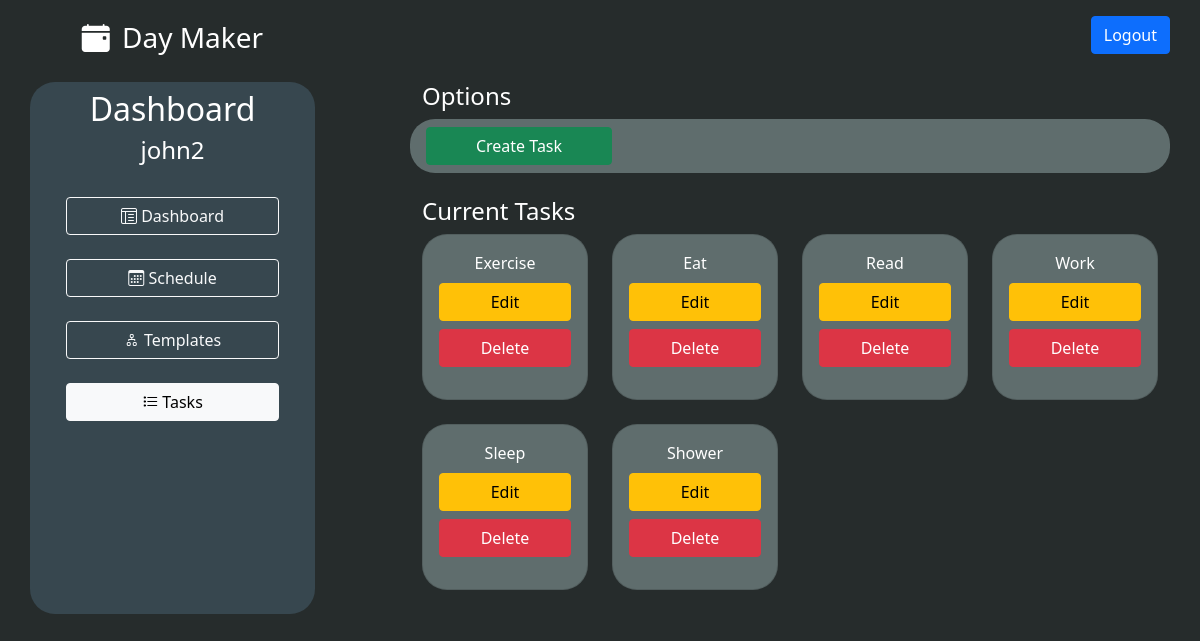
The app's page /tasks (signed in) with its own data.
### models.py (models this page shows, shortened)
class User(UserMixin, db.Model):
    id = db.Column(db.Integer, primary_key = True)
    username = db.Column(db.String(30), unique = True, index = True)
    email = db.Column(db.String(64), index=True, unique=True)
    password = db.Column(db.String(128))
    schedules = db.relationship('Schedule', backref='user', lazy='dynamic', cascade='all, delete, delete-orphan')
    templates = db.relationship('Template', backref='user', lazy='dynamic', cascade='all, delete, delete-orphan')
    tasks = db.relationship('Task', backref='user', lazy='dynamic', cascade='all, delete, delete-orphan')

class Task(db.Model):
    id = db.Column(db.Integer, primary_key = True)
    title = db.Column(db.String(50), index = True)
    user_id = db.Column(db.Integer, db.ForeignKey('user.id'))
    todos = db.relationship('Todo', lazy='dynamic', cascade='all, delete, delete-orphan')

### routes.py (the view)
@app.route('/tasks', methods=['GET', 'POST'])
@login_required
def tasks():
    form = TaskForm()
    EditForm = EditTaskForm()
    if form.validate_on_submit():
      task = Task(title=form.title.data, user_id=current_user.id)
      db.session.add(task)
      db.session.commit()
      flash('Task successfully added')
      return redirect(url_for('tasks'))
    return render_template('view_tasks.html', form=form, EditForm=EditForm)

### routes.py (called while the page is built)
@login_manager.user_loader
def load_user(id):
    return User.query.get(int(id))

### templates/view_tasks.html (shortened to what this page needs)
{% extends 'base.html' %}
{% block content %}
    <div class="container h-100">
      <div class="row justify-content-between mt-4">
        <div class="d-none d-lg-block col-md-3 col-lg-3 text-white day-primary curved">
            <h2 class="mt-2 text-center">Dashboard</h2>
            <h4 class="mt-2 text-center">{{current_user.username}}</h2>
            <div class="row gap-1 justify-content-center">
              <div class="col-10">
                <h4 class="mt-4"><a href="{{ url_for('dashboard')}}" class="btn btn-outline-light w-100"><i class="bi bi-layout-text-window-reverse"></i> Dashboard</a></h4>
                <h4 class="mt-4"><a href="{{ url_for('schedule')}}" class="btn btn-outline-light w-100"><i class="bi bi-calendar3"></i> Schedule</a></h4>
                <h4 class="mt-4"><a href="{{ url_for('templates')}}" class="btn btn-outline-light w-100"><i class="bi bi-diagram-2"></i> Templates</a></h4>
                <h4 class="mt-4"><a href="{{ url_for('tasks')}}" class="btn btn-outline-light active w-100"><i class="bi bi-list-task"></i> Tasks</a></h4>
              </div>
            </div>
        </div>
        <div class="col-md-12 col-lg-8">
            <h4 class="text-white">Options</h4>
                <div class="row day-secondary curved p-2 justify-content-around justify-content-md-start">
                      <a class="btn btn-success col-10 col-md-3 ms-md-2" data-bs-toggle="collapse" href="#taskForm" role="button" aria-expanded="false" aria-controls="taskForm">Create Task</a>
                </div>
                <h4 class="text-white mt-4">Current Tasks</h4>
                <div class="row ">
                    {% for task in current_user.tasks %}
                    <div class="col-6 col-md-3 mb-4">
                        <div class="card day-secondary curved">
                            <div class="card-body">
                                <div class="text-center text-white card-title">{{ task.title }}</div>
                                <p class="d-grid">
                                    <a class="btn btn-warning" data-bs-toggle="collapse" href="#taskForm{{ task.id }}" role="button" aria-expanded="false" aria-controls="templateForm">Edit</a>
                                    <a class="btn btn-danger mt-2" href="{{ url_for('delete_task', task_title=task.title) }}" >Delete</a>
                                </p>
                            </div>
                        </div>
                    </div>
                    {% endfor %}
                </div>
            </div>
        </div>
    </div>
{% endblock %}

### static/styles.css (style rules this page uses)
html, body { height: 100%; background-color: #262C2C; }
.day-primary { background-color: #37474F; }
.day-secondary { background-color: #5F6D6D; }
.curved { border-radius: 25px; }
a { text-decoration: none; color: black; }

### records on screen
User: username "john2"
Task: title "Exercise"
Task: title "Eat"
Task: title "Read"
Task: title "Work"
Task: title "Sleep"
Task: title "Shower"
